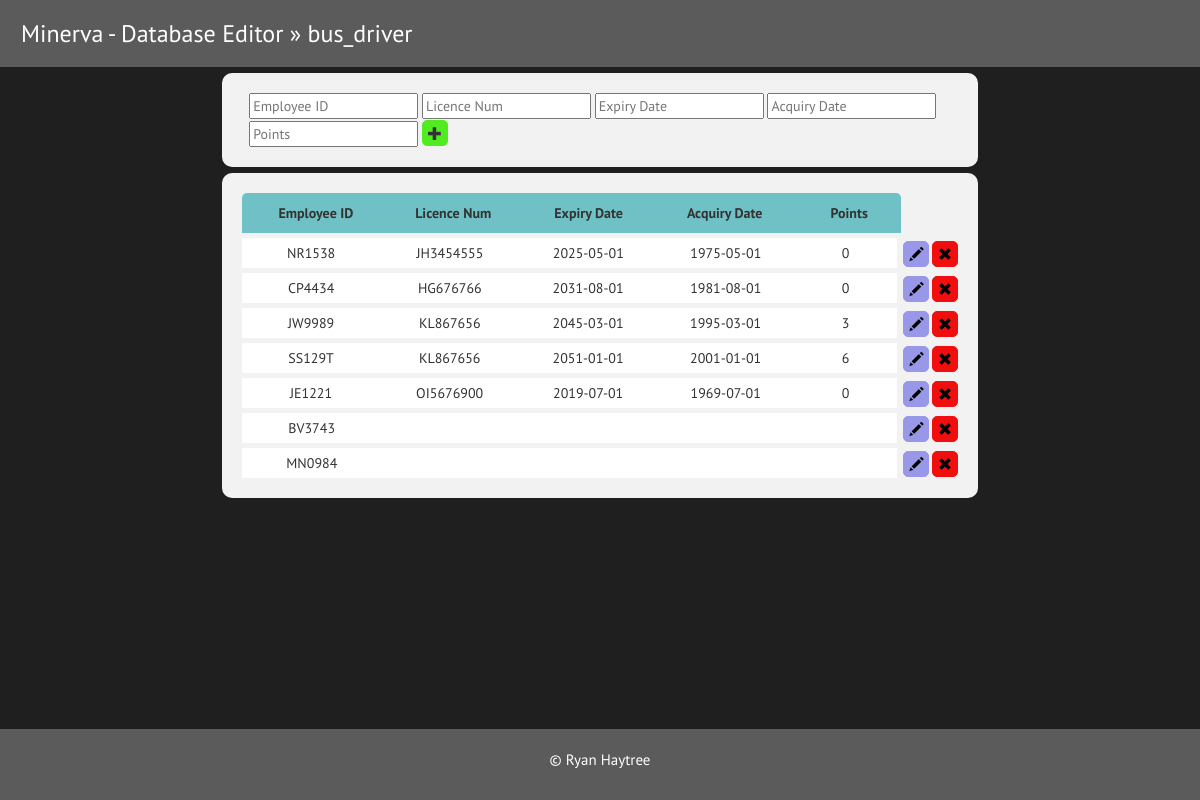
The page / on the database its author committed.
### tables this page shows
CREATE TABLE IF NOT EXISTS bus_driver(
	ID INT(11) NOT NULL AUTO_INCREMENT,
	employee_id VARCHAR(6) NOT NULL,
	licence_num VARCHAR(9),
	expire_date DATE,
	acquire_date DATE,
	p_points INT,
	PRIMARY KEY (ID),
	UNIQUE (employee_id),
	FOREIGN KEY (employee_id) REFERENCES employee(employee_id)
);

### info_file.php (the view, shortened to what this page needs)
<?php
function show_table(){
    global $connection_var;
    $result = mysqli_query($connection_var,"SELECT * FROM bus_driver");
    while ($row = mysqli_fetch_array($result)){
        echo "<div class='field-div'>";
        echo "<table>";
        echo "<tr>";
        echo "<td class='field'>" . $row['employee_id'] . "</td>";
        echo "<td class='field'>" . $row['licence_num'] . "</td>";
        echo "<td class='field'>" . $row['expire_date'] . "</td>";
        echo "<td class='field'>" . $row['acquire_date'] . "</td>";
        echo "<td class='field' id='points_column'>" . $row['p_points'] . "</td>";
        echo "<td class='div-table'></td>";
        echo '<td><a href="update.php?id=' . $row['ID'] . '"><button class="glyphicon glyphicon-pencil" title="Edit" id="edit"></button></a></td>';
        echo '<td><a href="delete.php?id=' . $row['ID'] . '"><button class="glyphicon glyphicon-remove" title="Delete" id="delete"></button></a></td>';
        echo "</tr>";
        echo "</table>";
        echo "</div>";
    }
}
?>

### index.php (shortened to what this page needs)
<!DOCTYPE html>
<html>
    <head>
        <link href="assets/css/style.css" rel="stylesheet">
        <link rel="stylesheet" href="https://maxcdn.bootstrapcdn.com/bootstrap/3.3.7/css/bootstrap.min.css">
        <?php include 'info_file.php';
        ?>
    </head>
    <body>
        <div id="wrapper" class="content">
            <div id="bar">
                <h3>Minerva - Database Editor » bus_driver</h3>
            </div>
            <div id="space"></div>
            <div class="input-bar">
                <div class="input-space">
                    <div class="new-entry">
                        <form action="new_instance.php" method="post" onsubmit="return validateAdditionForm()" name="addition">
                            <input type="text" name="employee-id" placeholder="Employee ID">
                            <input type="text" name="licence" placeholder="Licence Num">
                            <input type="text" name="expire-date" placeholder="Expiry Date">
                            <input type="text" name="acquire-date" placeholder="Acquiry Date">
                            <input type="number" name="lc-points"  placeholder="Points">
                            <button class="glyphicon glyphicon-plus" title="Add" type="submit"></button>
                        </form>
                    </div>
                </div>
            </div>
            <div id="space"></div>
            <div class="table-content">
                <div class="table-head">
                    <table>
                        <th><p>Employee ID</p></th>
                        <th><p id="licence">Licence Num</p></th>
                        <th><p id="expire">Expiry Date</p></th>
                        <th><p id="acquire">Acquiry Date</p></th>
                        <th><p id="points">Points</p></th>
                    </table>
                </div>
                <?php
                show_table();
                ?>
            </div>
            <div id="space"></div>
            <footer>
                <p>&copy Ryan Haytree</p>
            </footer>
        </div>
    </body>
</html>

### assets/css/style.css (style rules this page uses)
.input-bar { margin: 0 auto; width: 63%; padding: 20px; border-radius: 10px; background-color: #f2f2f2; }
#wrapper { height: 100vh; background-color: #1F1F1F; }
html body { font-family: 'Sunflower', sans-serif; font-family: 'PT Sans', sans-serif; }
#bar { background-color: #5b5b5b; color: white; width: 100%; padding: 1px; padding-bottom: 10px; }
#bar h3 { padding-left: 20px; }
.input-bar button { padding: 5px; border: solid #50EC1F 1px; border-radius: 5px; background-color: #50EC1F; }
.input-space { padding-left: 1%; padding-right: 1%; }
#space { padding: 3px; }
footer { color: white; background-color: #5b5b5b; position: absolute; width: 100%; bottom: 0; }
footer p { font-size: 15px; text-align: center; padding: 20px; }
.table-content { margin: 0 auto; width: 63%; padding: 20px; border-radius: 10px; background-color: #f2f2f2; }
table { margin: 0 auto; width: 100%; padding: 20px; border-radius: 10px; background-color: #f2f2f2; }
.table-head { background-color: #6fc1c5; padding: 10px; padding-bottom: 0px; border-radius: 5px 5px 0 0; width: 92%; text-align: center; }
td { width: 20%; padding-top 10px; }
th { width: 20%; }
#edit { padding: 5px; border-radius: 5px; background-color: #9897e8; border: solid 1px #9897e8; color: black; }
#delete { padding: 5px; border-radius: 5px; background-color: #f10e0e; border: solid 1px #f10e0e; color: black; }
.field { background-color: white; padding: 5px; width: 20%; text-align: center; }
.field-div { background-color: #f2f2f2; padding-top: 5px; }
p { text-align: center; }
#licence { padding-left: 15%; }
#acquire { padding-left: 40%; }
#expire { padding-left: 27%; }
#points { padding-left: 35%; }
#points_column { width: 15%; }
.div-table { background-color: #f2f2f2; width: 1%; }
a:link { color: black; text-decoration: none; }
a { color: black; }

### rows shown on the page
bus_driver: employee "NR1538", licence_num "JH3454555", expire_date "2025-05-01", acquire_date "1975-05-01", p_points "0"
bus_driver: employee "CP4434", licence_num "HG676766", expire_date "2031-08-01", acquire_date "1981-08-01", p_points "0"
bus_driver: employee "JW9989", licence_num "KL867656", expire_date "2045-03-01", acquire_date "1995-03-01", p_points "3"
bus_driver: employee "SS129T", licence_num "KL867656", expire_date "2051-01-01", acquire_date "2001-01-01", p_points "6"
bus_driver: employee "JE1221", licence_num "OI5676900", expire_date "2019-07-01", acquire_date "1969-07-01", p_points "0"
bus_driver: employee "BV3743"
bus_driver: employee "MN0984"
